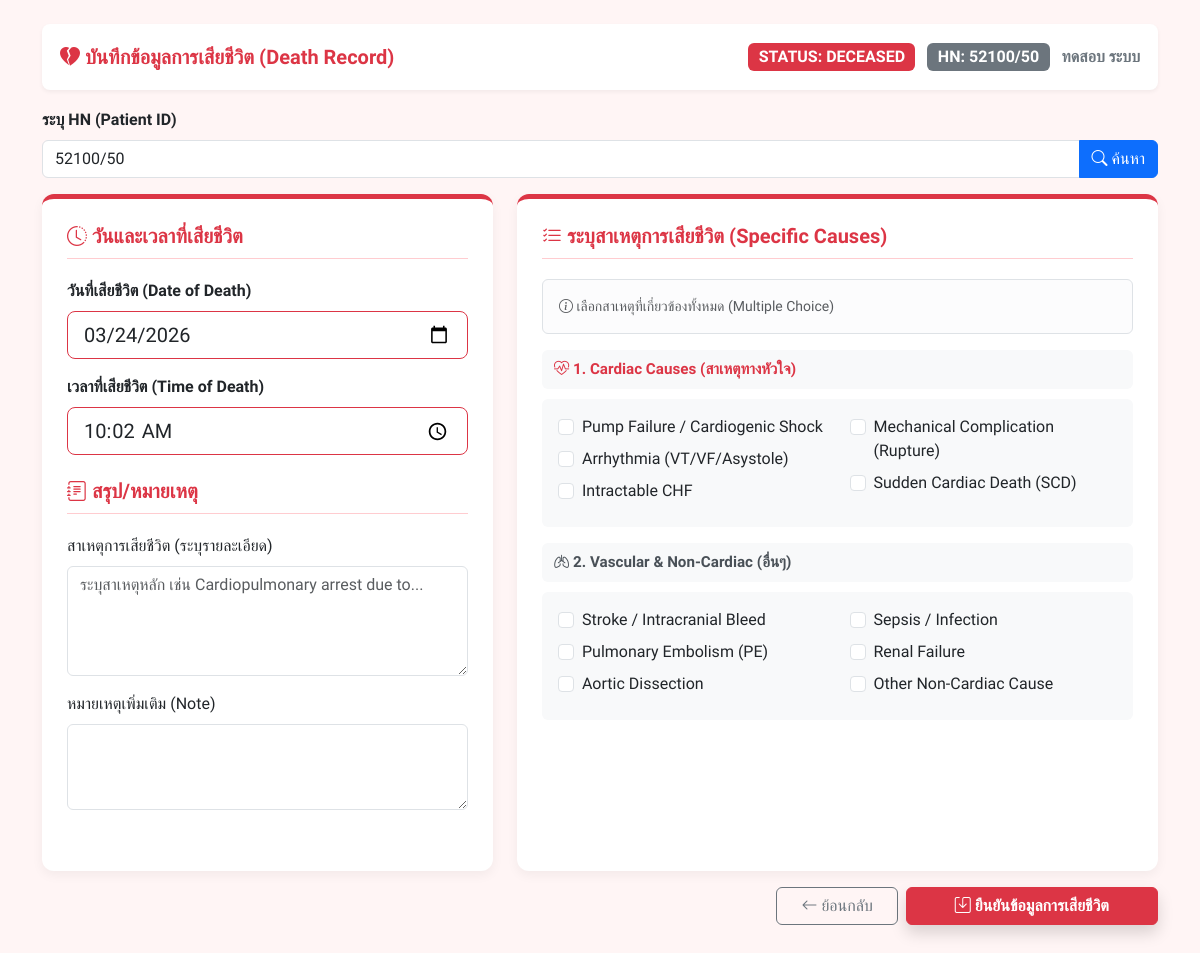
The page /death_form.php?id=52100/50 on the database its author committed.
### tables this page shows
CREATE TABLE `patients` (
  `id` int(11) NOT NULL,
  `hospital_code` varchar(20) DEFAULT NULL,
  `hn` varchar(50) DEFAULT NULL,
  `id_type` varchar(50) DEFAULT NULL,
  `citizen_id` varchar(20) DEFAULT NULL,
  `firstname` varchar(100) DEFAULT NULL,
  `lastname` varchar(100) DEFAULT NULL,
  `weight` decimal(5,2) DEFAULT NULL,
  `height` decimal(5,2) DEFAULT NULL,
  `first_ekg_date` date DEFAULT NULL,
  `age` int(11) DEFAULT NULL,
  `gender` enum('ชาย','หญิง') DEFAULT NULL,
  `occupation` varchar(100) DEFAULT NULL,
  `religion` varchar(100) DEFAULT NULL,
  `treatment_right` varchar(100) DEFAULT NULL,
  `credit_name` varchar(255) DEFAULT NULL,
  `health_zone` varchar(50) DEFAULT NULL,
  `outside_detail` text DEFAULT NULL,
  `phone` varchar(20) DEFAULT NULL,
  `phone_alt` varchar(20) DEFAULT NULL,
  `created_at` timestamp NOT NULL DEFAULT current_timestamp()
);

CREATE TABLE `patient_discharges` (
  `id` int(11) NOT NULL,
  `patient_id` varchar(50) NOT NULL COMMENT 'เก็บ HN (ไม่ต้องมีในตาราง patients ก็บันทึกได้)',
  `discharge_ward` varchar(255) DEFAULT NULL,
  `admit_date` date DEFAULT NULL,
  `discharge_date` date DEFAULT NULL,
  `discharge_time` time DEFAULT NULL,
  `hospital_cost` decimal(10,2) DEFAULT NULL,
  `dis_status` varchar(50) DEFAULT 'Dead',
  `ds_dead_cause` text DEFAULT NULL COMMENT 'สาเหตุหลัก',
  `death_cause_list` text DEFAULT NULL COMMENT 'Checkboxes',
  `dis_notes` text DEFAULT NULL COMMENT 'Note เพิ่มเติม',
  `created_at` timestamp NOT NULL DEFAULT current_timestamp(),
  `updated_at` timestamp NOT NULL DEFAULT current_timestamp() ON UPDATE current_timestamp(),
  `final_dx_other` varchar(255) DEFAULT NULL,
  `icd_other` varchar(255) DEFAULT NULL,
  `fup1_date` date DEFAULT NULL,
  `fup1_detail` text DEFAULT NULL,
  `fup2_date` date DEFAULT NULL,
  `fup2_detail` text DEFAULT NULL,
  `fup3_date` date DEFAULT NULL,
  `fup3_detail` text DEFAULT NULL,
  `admit_time` time DEFAULT NULL,
  `final_diagnosis` varchar(255) DEFAULT NULL,
  `mi_type` varchar(50) DEFAULT NULL,
  `icd_code` varchar(255) DEFAULT NULL,
  `length_days` int(11) DEFAULT NULL,
  `length_hours` int(11) DEFAULT NULL,
  `ds_against_reason` text DEFAULT NULL,
  `ds_refer1_hosp` varchar(255) DEFAULT NULL,
  `ds_refer1_reason` text DEFAULT NULL,
  `ds_refer2_hosp` varchar(255) DEFAULT NULL,
  `ds_refer2_reason` text DEFAULT NULL,
  `ds_referback_hosp` varchar(255) DEFAULT NULL,
  `ds_referback_reason` text DEFAULT NULL
);

### death_form.php (the view, shortened to what this page needs)
<?php
require 'connect.php';
$patient_id = $_GET['id'] ?? $_POST['patient_id'] ?? '';
$patient_name = 'ไม่ระบุชื่อ';
$old_data = [];
if ($patient_id) {
    $stmt_pt = $pdo->prepare("SELECT id, firstname, lastname FROM patients WHERE hn = ?");
    $stmt_pt->execute([$patient_id]);
    $patient = $stmt_pt->fetch(PDO::FETCH_ASSOC);
    if ($patient) {
        $patient_name = $patient['firstname'] . ' ' . $patient['lastname'];
        $real_id = $patient['id'];
        $stmt_old = $pdo->prepare("SELECT * FROM patient_discharges WHERE patient_id = ?");
        $stmt_old->execute([$real_id]);
        $old_data = $stmt_old->fetch(PDO::FETCH_ASSOC) ?: [];
    }
}
$discharge_date = $old_data['discharge_date'] ?? date('Y-m-d');
$discharge_time = $old_data['discharge_time'] ?? date('H:i');
$ds_dead_cause  = $old_data['ds_dead_cause'] ?? '';
$dis_notes      = $old_data['dis_notes'] ?? '';
$death_cause_list = !empty($old_data['death_cause_list']) ? explode(',', $old_data['death_cause_list']) : [];
function isChecked($arr, $val) {
    return in_array($val, $arr) ? 'checked' : '';
}
?>
<!doctype html>
<html lang="th">
<head>
    <link href="https://cdn.jsdelivr.net/npm/bootstrap@5.3.2/dist/css/bootstrap.min.css" rel="stylesheet">
    <link rel="stylesheet" href="https://cdn.jsdelivr.net/npm/bootstrap-icons@1.11.3/font/bootstrap-icons.min.css">
</head>
<body>
<div class="container pb-5">
   <div class="top-bar d-flex justify-content-between align-items-center">
    <div class="fw-bold text-danger fs-5">
         <i class="bi bi-heartbreak-fill"></i> บันทึกข้อมูลการเสียชีวิต (Death Record)
    </div>
    <div>
        <span class="badge bg-danger fs-6 me-2">STATUS: DECEASED</span>
        <span class="badge bg-secondary fs-6">HN: <span id="display_hn"><?= htmlspecialchars($patient_id) ?></span></span>
        <span class="ms-2 fw-bold text-secondary" id="display_patient_name">
            <?= htmlspecialchars($patient_name) ?>
        </span>
    </div>
</div>
<div class="mb-3">
    <label class="form-label fw-bold">ระบุ HN (Patient ID)</label>
    <div class="input-group">
        <input type="text" name="patient_id" id="patient_id" class="form-control"
               value="<?= htmlspecialchars($patient_id) ?>" placeholder="กรอกเลข HN..." required>
        <button class="btn btn-primary" type="button" id="btn-search-patient">
            <i class="bi bi-search"></i> ค้นหา
        </button>
    </div>
</div>
    <form method="post">
        <div class="row">
            <div class="col-lg-5">
                <div class="form-section h-100">
                    <h5 class="section-header"><i class="bi bi-clock-history"></i> วันและเวลาที่เสียชีวิต</h5>
                    <div class="mb-3">
                        <label class="form-label fw-bold">วันที่เสียชีวิต (Date of Death)</label>
                        <input type="date" name="discharge_date" class="form-control form-control-lg border-danger" required value="<?= $discharge_date ?>">
                    </div>
                    <div class="mb-4">
                        <label class="form-label fw-bold">เวลาที่เสียชีวิต (Time of Death)</label>
                        <input type="time" name="discharge_time" class="form-control form-control-lg border-danger" required value="<?= $discharge_time ?>">
                    </div>
                    <h5 class="section-header mt-4"><i class="bi bi-journal-text"></i> สรุป/หมายเหตุ</h5>
                    <div class="mb-3">
                        <label class="form-label">สาเหตุการเสียชีวิต (ระบุรายละเอียด)</label>
                        <textarea name="ds_dead_cause" class="form-control" rows="4" placeholder="ระบุสาเหตุหลัก เช่น Cardiopulmonary arrest due to..."><?= htmlspecialchars($ds_dead_cause) ?></textarea>
                    </div>
                    <div class="mb-3">
                        <label class="form-label">หมายเหตุเพิ่มเติม (Note)</label>
                        <textarea name="dis_notes" class="form-control" rows="3"><?= htmlspecialchars($dis_notes) ?></textarea>
                    </div>
                </div>
            </div>
            <div class="col-lg-7">
                <div class="form-section h-100">
                    <h5 class="section-header"><i class="bi bi-list-check"></i> ระบุสาเหตุการเสียชีวิต (Specific Causes)</h5>
                    <div class="alert alert-light border small text-muted">
                        <i class="bi bi-info-circle"></i> เลือกสาเหตุที่เกี่ยวข้องทั้งหมด (Multiple Choice)
                    </div>
                    <div class="cause-group-title text-danger"><i class="bi bi-heart-pulse"></i> 1. Cardiac Causes (สาเหตุทางหัวใจ)</div>
                    <div class="card p-3 mb-3 border-0 bg-light">
                        <div class="row">
                            <div class="col-md-6">
                                <div class="form-check mb-2">
                                    <input class="form-check-input" type="checkbox" name="death_cause[]" id="dc_pump" value="Pump Failure" <?= isChecked($death_cause_list, 'Pump Failure') ?>>
                                    <label class="form-check-label" for="dc_pump">Pump Failure / Cardiogenic Shock</label>
                                </div>
                                <div class="form-check mb-2">
                                    <input class="form-check-input" type="checkbox" name="death_cause[]" id="dc_arr" value="Arrhythmia" <?= isChecked($death_cause_list, 'Arrhythmia') ?>>
                                    <label class="form-check-label" for="dc_arr">Arrhythmia (VT/VF/Asystole)</label>
                                </div>
                                <div class="form-check mb-2">
                                    <input class="form-check-input" type="checkbox" name="death_cause[]" id="dc_chf" value="Intractable CHF" <?= isChecked($death_cause_list, 'Intractable CHF') ?>>
                                    <label class="form-check-label" for="dc_chf">Intractable CHF</label>
                                </div>
                            </div>
                            <div class="col-md-6">
                                <div class="form-check mb-2">
                                    <input class="form-check-input" type="checkbox" name="death_cause[]" id="dc_mech" value="Mechanical" <?= isChecked($death_cause_list, 'Mechanical') ?>>
                                    <label class="form-check-label" for="dc_mech">Mechanical Complication (Rupture)</label>
                                </div>
                                <div class="form-check mb-2">
                                    <input class="form-check-input" type="checkbox" name="death_cause[]" id="dc_scd" value="SCD" <?= isChecked($death_cause_list, 'SCD') ?>>
                                    <label class="form-check-label" for="dc_scd">Sudden Cardiac Death (SCD)</label>
                                </div>
                            </div>
                        </div>
                    </div>
                    <div class="cause-group-title"><i class="bi bi-lungs"></i> 2. Vascular & Non-Cardiac (อื่นๆ)</div>
                    <div class="card p-3 border-0 bg-light">
                        <div class="row">
                            <div class="col-md-6">
                                <div class="form-check mb-2">
                                    <input class="form-check-input" type="checkbox" name="death_cause[]" id="dc_stroke" value="Stroke" <?= isChecked($death_cause_list, 'Stroke') ?>>
                                    <label class="form-check-label" for="dc_stroke">Stroke / Intracranial Bleed</label>
                                </div>
                                <div class="form-check mb-2">
                                    <input class="form-check-input" type="checkbox" name="death_cause[]" id="dc_pe" value="PE" <?= isChecked($death_cause_list, 'PE') ?>>
                                    <label class="form-check-label" for="dc_pe">Pulmonary Embolism (PE)</label>
                                </div>
                                <div class="form-check mb-2">
                                    <input class="form-check-input" type="checkbox" name="death_cause[]" id="dc_aortic" value="Aortic Dissection" <?= isChecked($death_cause_list, 'Aortic Dissection') ?>>
                                    <label class="form-check-label" for="dc_aortic">Aortic Dissection</label>
                                </div>
                            </div>
                            <div class="col-md-6">
                                <div class="form-check mb-2">
                                    <input class="form-check-input" type="checkbox" name="death_cause[]" id="dc_infect" value="Sepsis" <?= isChecked($death_cause_list, 'Sepsis') ?>>
                                    <label class="form-check-label" for="dc_infect">Sepsis / Infection</label>
                                </div>
                                <div class="form-check mb-2">
                                    <input class="form-check-input" type="checkbox" name="death_cause[]" id="dc_renal" value="Renal Failure" <?= isChecked($death_cause_list, 'Renal Failure') ?>>
                                    <label class="form-check-label" for="dc_renal">Renal Failure</label>
                                </div>
                                <div class="form-check mb-2">
                                    <input class="form-check-input" type="checkbox" name="death_cause[]" id="dc_other" value="Non-cardiac" <?= isChecked($death_cause_list, 'Non-cardiac') ?>>
                                    <label class="form-check-label" for="dc_other">Other Non-Cardiac Cause</label>
                                </div>
                            </div>
                        </div>
                    </div>
                </div>
            </div>
        </div>
        <div class="d-flex justify-content-end gap-2 mt-3">
            <a href="patient_form.php?id=<?= $patient_id ?>" class="btn btn-outline-secondary px-4">
                <i class="bi bi-arrow-left"></i> ย้อนกลับ
            </a>
            <button type="submit" class="btn btn-danger px-5 shadow fw-bold">
                <i class="bi bi-save"></i> ยืนยันข้อมูลการเสียชีวิต
            </button>
        </div>
    </form>
</div>
</body>
</html>

### death_form.php (style rules this page uses)
body { background-color: #fff5f5; font-family: 'Sarabun', sans-serif; margin-top: 24px; }
.top-bar { background: #fff; padding: 18px; border-radius: 8px; margin-bottom: 18px; box-shadow: 0 2px 4px rgba(0,0,0,0.05); }
.form-section { background: #fff; padding: 25px; border-radius: 12px; box-shadow: 0 4px 12px rgba(0,0,0,0.05); margin-bottom: 20px; border-top: 5px solid #dc3545; }
.section-header { font-weight: bold; color: #dc3545; border-bottom: 1px solid #ffccd0; padding-bottom: 10px; margin-bottom: 20px; }
.cause-group-title { font-size: 0.95rem; font-weight: bold; color: #495057; background-color: #f8f9fa; padding: 8px 12px; border-radius: 6px; margin-top: 15px; margin-bottom: 10px; }

### rows shown on the page
patients: patient_name "ทดสอบ ระบบ"
patient_discharges: discharge_date "03/24/2026", discharge_time "10:02"

### other values the page prints
$patient_id "52100/50"
